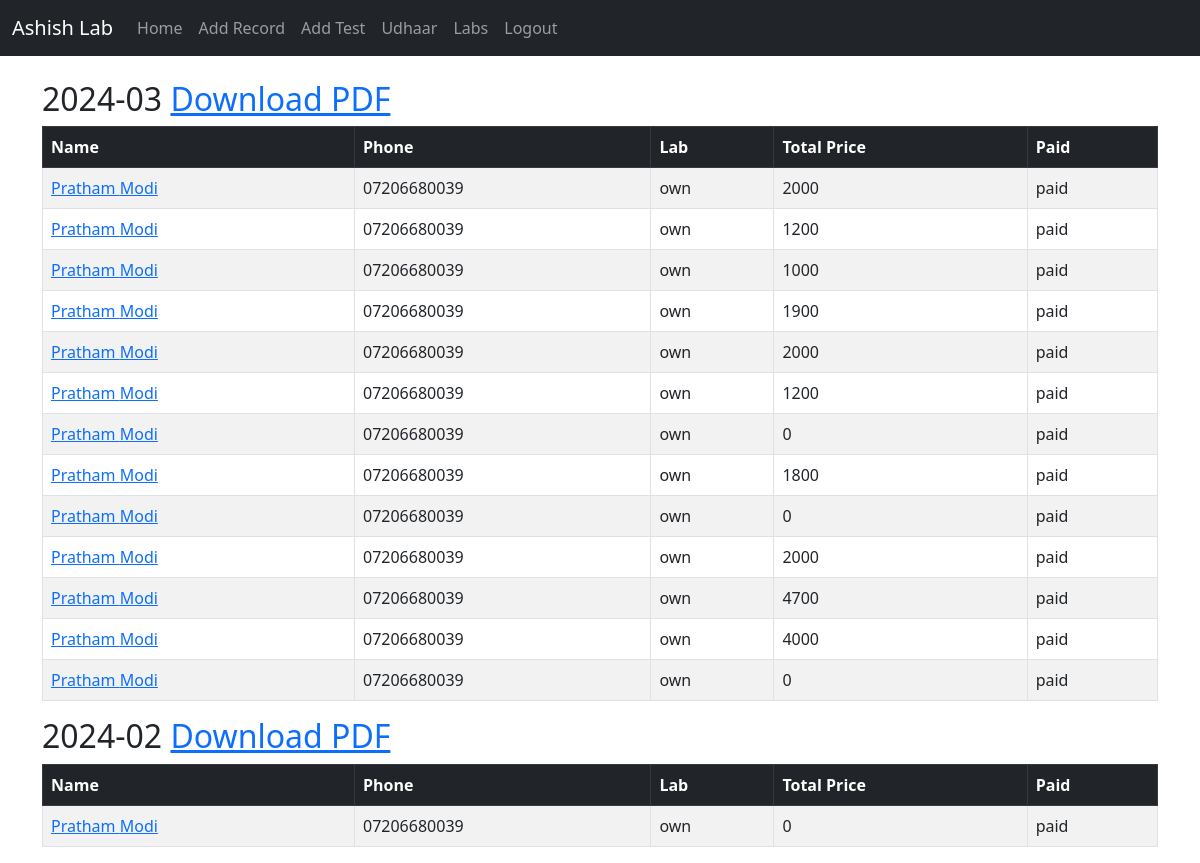
/lab/own/ (signed in), run on the app's committed database.
### website/models.py (models this page shows, shortened)
class Record(models.Model):
	tests = models.ManyToManyField('Test', related_name='records')
	created_at = models.DateTimeField(auto_now_add=True)
	first_name = models.CharField(max_length=50)
	last_name =  models.CharField(max_length=50)
	phone = models.CharField(max_length=15)
	lab = models.CharField(max_length=50, default='own')
	total_price = models.IntegerField(default = 0)
	paid = models.CharField(max_length=50, default='paid')

### website/views.py (the view)
# urls.py: path('lab/<str:lab>/', views.lab_records, name='lab_records'),
def lab_records(request, lab):
    records = Record.objects.filter(lab=lab)
    return render(request, 'lab_records.html', {'records': records, 'lab': lab})

### templates/lab_records.html (shortened to what this page needs)
{% extends 'base.html' %}
{% block content %}
{% if user.is_authenticated %}
{% if records %}
{% regroup records by created_at|date:"Y-m" as grouped_records %}
    {% for group in grouped_records reversed %}
        <h2>{{ group.grouper }} <a href = "{% url 'generate_pdf' month=group.grouper lab=lab %}">Download PDF</a></h2>
        <table class="table table-striped table-hover table-bordered">
            <thead class="table-dark">
                <tr>
                    <th scope="col">Name</th>
                    <th scope="col">Phone</th>
                    <th scope="col">Lab</th>
                    <th scope="col">Total Price</th>
                    <th scope="col">Paid</th>
                </tr>
            </thead>
            <tbody>
                {% for record in group.list reversed %}
                    <tr>
                        <td><a href="{% url 'record' record.id %}">{{ record.first_name }} {{ record.last_name }}</a></td>
                        <td>{{ record.phone }}</td>
                        <td>{{ record.lab }}</td>
                        <td>{{ record.total_price }}</td>
                        <td>{{ record.paid }}</td>
                    </tr>
                {% endfor %}
            </tbody>
        </table>
    {% endfor %}
{% endif %}
{% endif %}
{% endblock %}

### data on the page
Record: first_name "Pratham", last_name "Modi", phone "07206680039", lab "own", total_price "2000", paid "paid"
Record: first_name "Pratham", last_name "Modi", phone "07206680039", lab "own", total_price "1200", paid "paid"
Record: first_name "Pratham", last_name "Modi", phone "07206680039", lab "own", total_price "1000", paid "paid"
Record: first_name "Pratham", last_name "Modi", phone "07206680039", lab "own", total_price "1900", paid "paid"
Record: first_name "Pratham", last_name "Modi", phone "07206680039", lab "own", total_price "2000", paid "paid"
Record: first_name "Pratham", last_name "Modi", phone "07206680039", lab "own", total_price "1200", paid "paid"
Record: first_name "Pratham", last_name "Modi", phone "07206680039", lab "own", total_price "0", paid "paid"
Record: first_name "Pratham", last_name "Modi", phone "07206680039", lab "own", total_price "1800", paid "paid"
Record: first_name "Pratham", last_name "Modi", phone "07206680039", lab "own", total_price "0", paid "paid"
Record: first_name "Pratham", last_name "Modi", phone "07206680039", lab "own", total_price "2000", paid "paid"
Record: first_name "Pratham", last_name "Modi", phone "07206680039", lab "own", total_price "4700", paid "paid"
Record: first_name "Pratham", last_name "Modi", phone "07206680039", lab "own", total_price "4000", paid "paid"
Record: first_name "Pratham", last_name "Modi", phone "07206680039", lab "own", total_price "0", paid "paid"
Record: first_name "Pratham", last_name "Modi", phone "07206680039", lab "own", total_price "0", paid "paid"

### other printed values
{{ group.grouper }} "2024-03" "2024-02"
